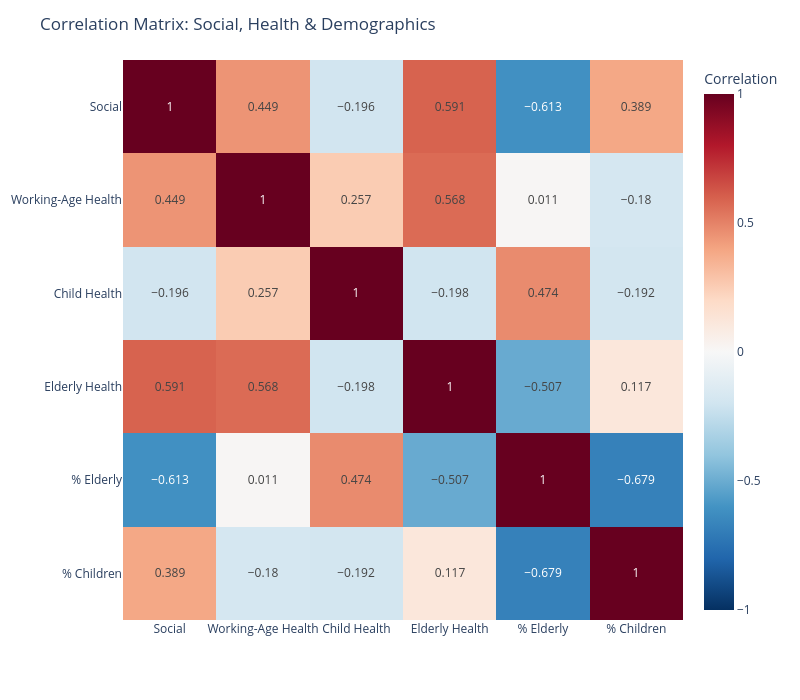

Notebook code for this chart:
### Markdown cell above
## Research Findings: Vicious Circle Analysis

### Key Discovery: The Demographic Time Bomb

| Cluster | Description | Working-Age Health | Child Health | Trend |
|---------|-------------|-------------------|--------------|-------|
| 0 | Prosperous small towns | -0.869 (healthy) | -0.166 | Stable |
| 1 | Peripheral settlements | +0.479 (high disability) | -0.344 | ✅ Improving |
| 2 | Large cities | +0.366 (medium) | **+1.354** (very high) | ⚠️ CRITICAL |

### Key Correlations

- `social_index ↔ working_age_health: r=0.449` — Vicious circle confirmed
- `social_index ↔ child_health: r=-0.196` — Poor children appear healthier (underdiagnosis?)
- `pct_elderly ↔ child_health: r=0.474` — Aging towns have sicker children

### Vicious Circle by Cluster

| Cluster | Correlation | Interpretation |
|---------|-------------|----------------|
| 0 | r = -0.165 | No vicious circle (prosperous) |
| 1 | r = -0.013 | No correlation |
| 2 | r = +0.438 | **Vicious circle confirmed** |

### Insights

1. **Cluster 2 (Large cities)** — highest child disability rate despite medium social vulnerability. This is the "demographic time bomb" — these children will become working-age adults with disabilities.

2. **Cluster 1 (Peripheral)** — high current disability but LOW child disability suggests situation is IMPROVING.

3. **The vicious circle hypothesis only holds in large cities (Cluster 2)**, not in smaller settlements.

### Code cell
# === CORRELATION HEATMAP ===

corr_cols = ["social_index", "working_age_health_index", "child_health_index",
             "elderly_health_index", "pct_elderly", "pct_children"]

corr_matrix = df_work[corr_cols].corr().round(3)

fig_heatmap = px.imshow(
    corr_matrix,
    labels=dict(color="Correlation"),
    x=["Social", "Working-Age Health", "Child Health", "Elderly Health", "% Elderly", "% Children"],
    y=["Social", "Working-Age Health", "Child Health", "Elderly Health", "% Elderly", "% Children"],
    color_continuous_scale="RdBu_r",
    zmin=-1, zmax=1,
    text_auto=True
)

fig_heatmap.update_layout(
    title="Correlation Matrix: Social, Health & Demographics",
    width=800,
    height=700
)

fig_heatmap.show()

### Figure 1 — Plotly figure (JSON) as saved in the notebook; plotly's stock layout.template omitted (floating-point values rounded to 4 significant figures)
{"data": [{"coloraxis": "coloraxis", "hovertemplate": "x: %{x}<br>y: %{y}<br>Correlation: %{z}<extra></extra>", "name": "0", "texttemplate": "%{z}", "type": "heatmap", "x": ["Social", "Working-Age Health", "Child Health", "Elderly Health", "% Elderly", "% Children"], "xaxis": "x", "y": ["Social", "Working-Age Health", "Child Health", "Elderly Health", "% Elderly", "% Children"], "yaxis": "y", "z": [[1, 0.449, -0.196, 0.591, -0.613, 0.389], [0.449, 1, 0.257, 0.568, 0.011, -0.18], [-0.196, 0.257, 1, -0.198, 0.474, -0.192], [0.591, 0.568, -0.198, 1, -0.507, 0.117], [-0.613, 0.011, 0.474, -0.507, 1, -0.679], [0.389, -0.18, -0.192, 0.117, -0.679, 1]]}], "layout": {"coloraxis": {"cmax": 1, "cmin": -1, "colorbar": {"title": {"text": "Correlation"}}, "colorscale": [[0, "rgb(5,48,97)"], [0.1, "rgb(33,102,172)"], [0.2, "rgb(67,147,195)"], [0.3, "rgb(146,197,222)"], [0.4, "rgb(209,229,240)"], [0.5, "rgb(247,247,247)"], [0.6, "rgb(253,219,199)"], [0.7, "rgb(244,165,130)"], [0.8, "rgb(214,96,77)"], [0.9, "rgb(178,24,43)"], [1, "rgb(103,0,31)"]]}, "height": 700, "margin": {"t": 60}, "title": {"text": "Correlation Matrix: Social, Health & Demographics"}, "width": 800, "xaxis": {"anchor": "y", "constrain": "domain", "domain": [0, 1], "scaleanchor": "y"}, "yaxis": {"anchor": "x", "autorange": "reversed", "constrain": "domain", "domain": [0, 1]}}}
